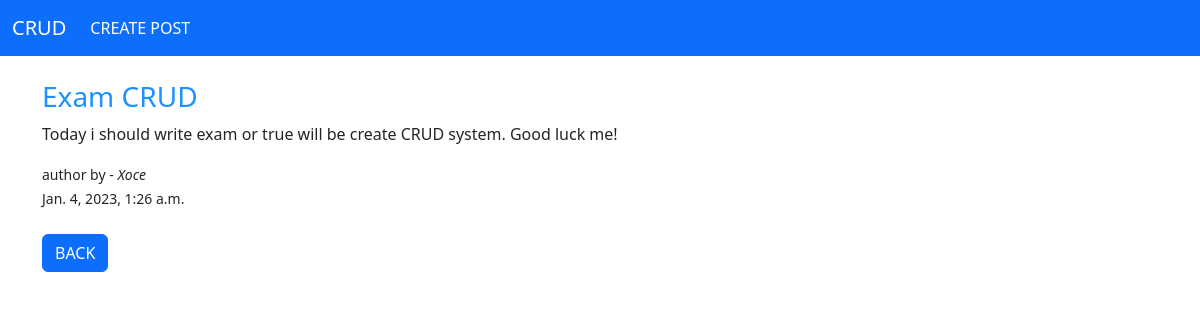
//detail/1, run on the app's committed database.
### blog/models.py (models this page shows, shortened)
class Post(models.Model):
    title = models.CharField(max_length=255)
    author = models.ForeignKey(User, models.CASCADE)
    body = models.TextField()
    post_date = models.DateField(auto_now_add=True)
    post_date_time = models.DateTimeField(auto_now_add=True)

### blog/views.py (the view)
# urls.py: path('/detail/<int:pk>', DetailPostView.as_view(), name='detail-post-page'),
class DetailPostView(DetailView):
    model = Post
    template_name = 'detail.html'

### blog/templates/detail.html
{% extends 'base.html' %}
{% block content %}
<h3 style="color:dodgerblue"> {{ post.title }} </h3>
<p>{{ post.body }}</p>
<small>author by - <i>{{ post.author.first_name }}</i></small>
<br>
<small>{{post.post_date_time}}</small>
<br>
<br>
<a href="{% url 'home-page' %}" class="btn btn-primary">BACK</a>
{% endblock %}

### data on the page
Post: title "Exam CRUD", body "Today i should write exam or true will be create CRUD system. Good luck me!", author.first_name "Xoce", post_date_time "Jan. 4, 2023, 1:26 a.m."
